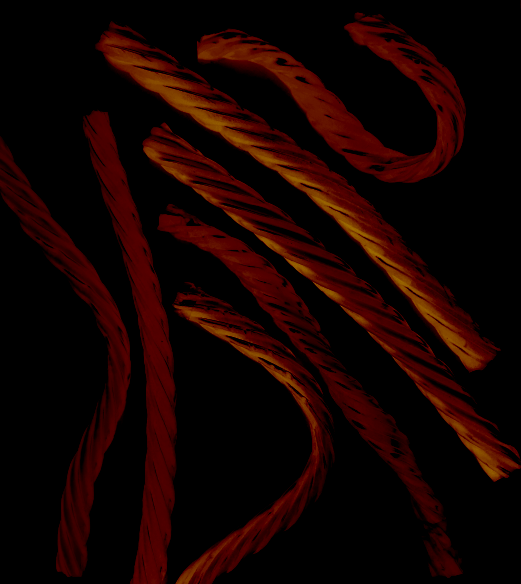
%> input picture Test data/Liquorice 7.tif, 521 x 584 px
$ octave F1_detect_skel.m   (GNU Octave 9; MATLAB toolbox functions it lacks are replaced by stand-ins)
%> lines starting %> are read from the running program, lines starting %| are printed output that depends on the picture; in (x1, y1, x2, y2) boxes, pixels count from 0 and x2, y2 are one past the last pixel; in counts of white or black regions, pixels touching at a corner belong together; the program's own positions count from 1
%Code used to detect filaments in image files
%Change the variables under common variables to optimize detection
%depending on the image
%F1 and F2 contain codes adapted from @cwchung1996/AFMFibrilPolyMorph

%common variables to change:
new = 1;      %set to 1 to load new tiff image file, 0 to keep current image
thres =0.4;   %set threshold using fraction of max value (default of 0.25 = 25%)
gus = 4;      %level of gaussian filtering for detection only

%
top_hat = 0;  %leveling option
hd=0;         %high density? set to 1 to reduce branch numbers
mbl = 50;     %min branch length used to reduce branch length

%%
if new ==1
clearvars -except mbl hd top_hat thres new gus
[f,path] = uigetfile('*.tif');
%> the answer given: Test data/Liquorice 7.tif
f = fullfile(path,f); %tif (in nm) filename
info = imfinfo(f);  n = numel(info);
A = imread(f);
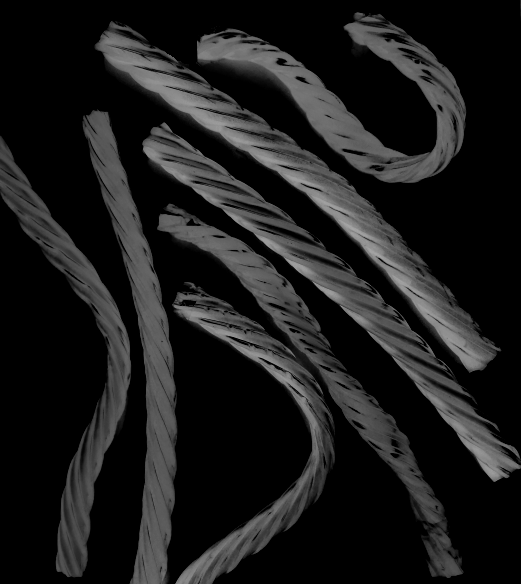
%> A: size 584x521 uint8; min 0, max 165, mean 28
else
end
load('lutafm.mat')
%%
sz = size(A);
%> sz = [584 521]
ndata =1;
count=1;
if (top_hat~=0)
 se = strel('disk',top_hat);
 Ap = imtophat(A,se);
else
    Ap = A;
end

if (gus~=0)
    Ag = imgaussfilt(Ap,gus);
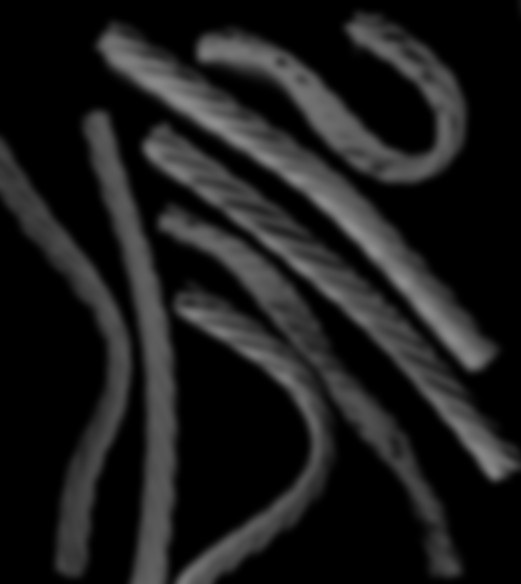
%> Ag: size 584x521 uint8; min 0, max 143, mean 28
    else
    Ag = Ap;
    end
 At=(Ag>(thres*max(Ag(:))));
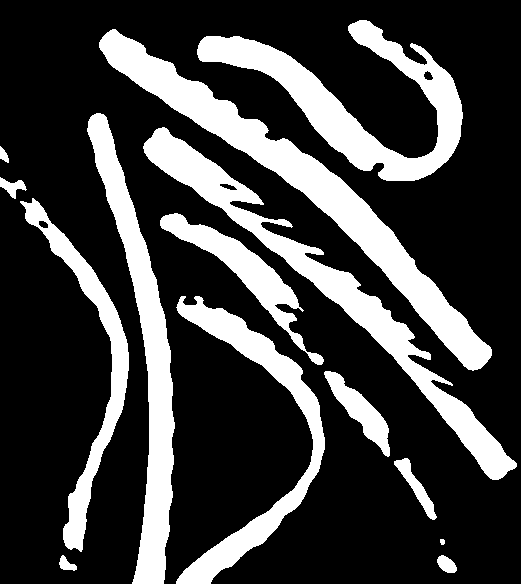
%> At: size 584x521 logical; 25% white; 14 white regions, largest, box (x1, y1, x2, y2) and area: (99, 29, 492, 371) 16483, (143, 127, 517, 480) 13205, (197, 20, 463, 181) 12455

       [clusters, nclus]=bwlabeln(At);
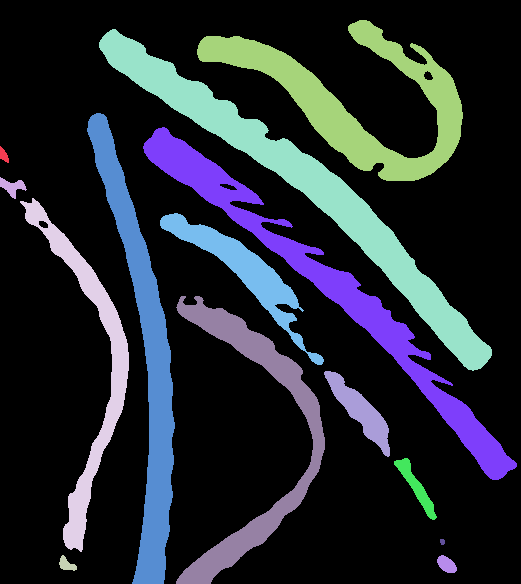
%> clusters: size 584x521 double; 15 distinct labels, from 0 to 14; one colour per label, 0 black
%> nclus = 14
        c1=1;c2=length(clusters);
%> after `c2=length(clusters)`: c2 = 584
         skelimg=zeros(size(A));


        s1=bwmorph(clusters, 'thin', Inf) ;
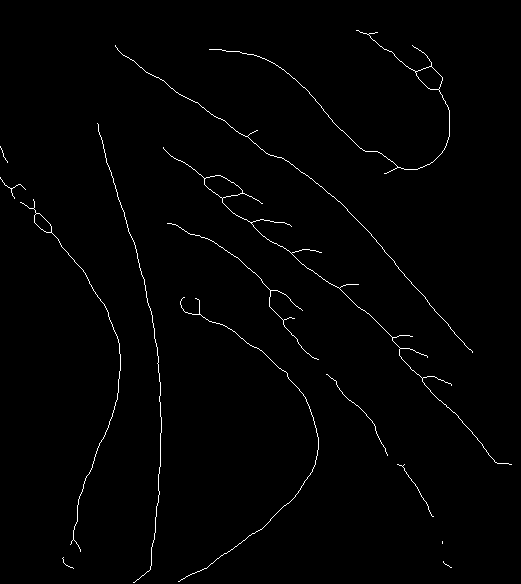
%> s1: size 584x521 logical; 1.1% white in thin lines or dots
%> (the run ends here)
